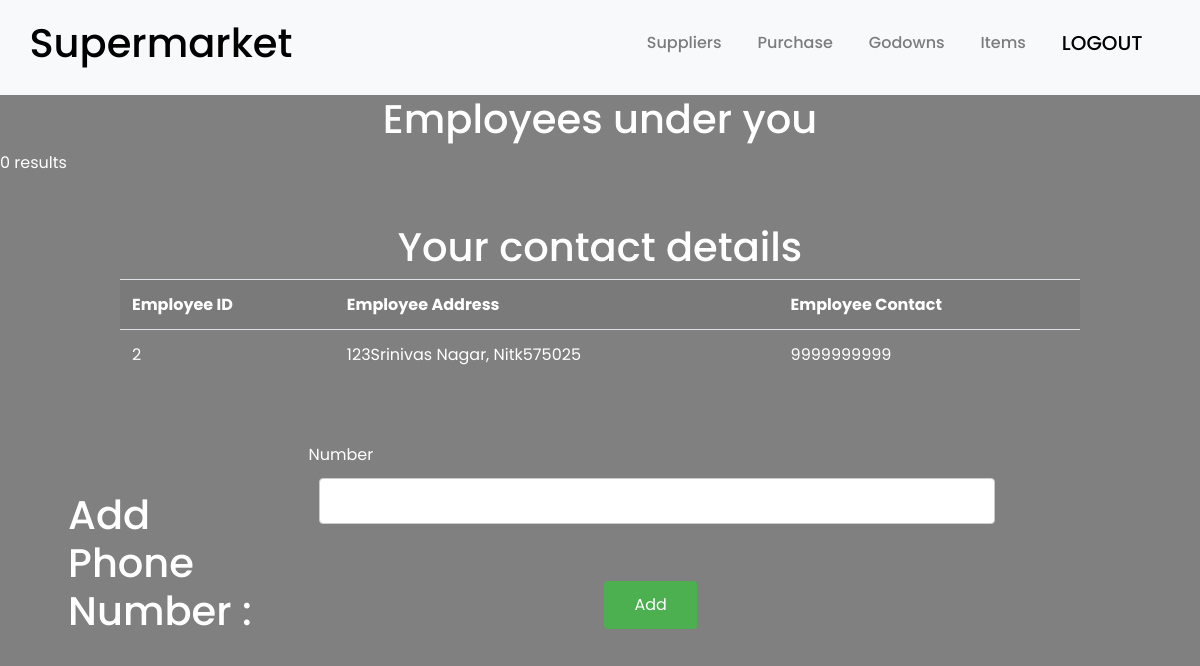
The app's page /admin.php (signed in) with its own data.
### tables this page shows
CREATE TABLE `employee_contacts` (
  `Employee_ID` smallint(6) NOT NULL,
  `Contact` varchar(10) NOT NULL
);

CREATE TABLE `employee` (
  `Employee_ID` smallint(6) NOT NULL,
  `Employee_Name` varchar(20) NOT NULL,
  `Supervisor_ID` smallint(6) DEFAULT NULL,
  `Home_Number` varchar(10) NOT NULL,
  `Street` varchar(20) NOT NULL,
  `Pincode` int(6) NOT NULL,
  `Password` text NOT NULL
);

### admin.php (the view, shortened to what this page needs)
<?php
	include "head.php";
	$Eid = $_SESSION['Eid'];
	$servername = "localhost";
	$username = "root";
	$password = "";
	$dbname = "supermarket";
	$conn = new mysqli($servername, $username, $password, $dbname);
	echo "<h1><center>Employees under you</center></h1>";
	$sql = "SELECT * FROM employee natural join employee_contacts where Supervisor_ID = $Eid";
	$result = $conn->query($sql);
	if ($result->num_rows > 0) {
	    echo "<table class = 'table table-hover table-striped'><tr><th>Employee ID</th><th>Employee Name</th><th>Employee Contact</th></tr>";
	    while($row = $result->fetch_assoc()) {
	        echo "<tr><td>" . $row["Employee_ID"]. "</td><td>" . $row["Employee_Name"]. "</td><td>" . $row["Contact"]. "</td></tr>";
	    }
	    echo "</table>";
	} else {
	    echo "0 results";
	}
	$conn = new mysqli($servername, $username, $password, $dbname);
	echo "<h1><center><br>Your contact details</center></h1>";
	$sql = "SELECT * FROM employee natural join employee_contacts where Employee_ID = $Eid";
	$result = $conn->query($sql);
	if ($result->num_rows > 0) {
	    echo "<table class = 'table table-hover table-striped'><tr><th>Employee ID</th><th>Employee Address</th><th>Employee Contact</th></tr>";
	    while($row = $result->fetch_assoc()) {
	        echo "<tr><td>" . $row["Employee_ID"]. "</td><td>" . $row["Home_Number"].$row["Street"].$row["Pincode"]. "</td><td>" . $row["Contact"]. "</td></tr>";
	    }
	    echo "</table>";
	} else {
	    echo "0 results";
	}
?>
<div class = "container-fluid row padding">
    <div class="col-lg-3 col-md-6 col-sm-6" >
        <h1 style = "padding-left: 20%"><br>Add Phone Number : </h1>
    </div>
    <div class="col-lg-9 col-md-6 col-sm-6" >
        <form method="post">
            <label>Number</label>
            <br>
            <input type="varchar" name="number" required>
            <br><br>
            <input type="submit" name="button2" value = "Add">
        </form>
    </div>
</div>

### style.css (style rules this page uses)
.padding { padding-bottom: 1rem; }
.table { width: 80%; margin: 0 auto; }
input[type = text], input[type = number], input[type = password], input[type = varchar], input[type = double], input[type = Date], input[type = Int], select { width: 80%; padding: 10px 20px; margin: 3px 10px; display: inline-block; border: 1px solid #ccc; border-radius: 4px; box-sizing: border-box; }
input[type = submit] { background-color: #4CAF50; color: white; padding: 12px 30px; margin-left: 35%; margin-top: 30px; border: none; border-radius: 4px; cursor: pointer; float: left; }
[class*="col-"] { padding: 1rem; }

### records on screen
employee_contacts: Employee_ID.Employee_ID "2", Employee_ID.Home_Number "123", Employee_ID.Street "Srinivas Nagar, Nitk", Employee_ID.Pincode "575025", Contact "9999999999"
